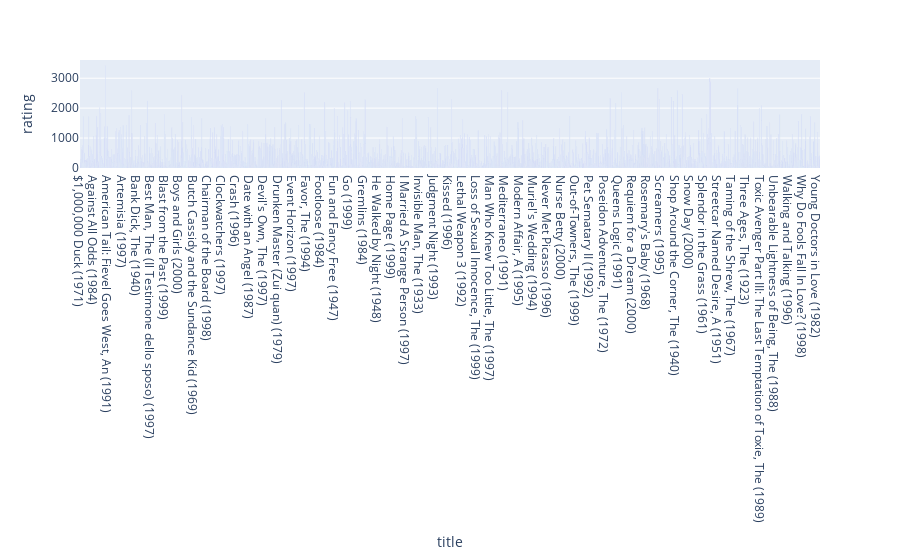

Notebook code for this chart:
### Code cell
# !pip install jupyter-dash
# !pip install "jupyterlab>=3" "ipywidgets>=7.6"

import plotly.express as px
rating_title= rating_title.reset_index()
fig = px.bar(rating_title, x = 'title', y="rating")
fig.show()

### Figure 1 — Plotly figure (JSON) as saved in the notebook; plotly's stock layout.template omitted (floating-point values rounded to 4 significant figures; data arrays with more than 128 entries replaced by an {"elided": "..."} marker saying what was removed)
{"data": [{"alignmentgroup": "True", "hovertemplate": "title=%{x}<br>rating=%{y}<extra></extra>", "legendgroup": "", "marker": {"color": "#636efa", "pattern": {"shape": ""}}, "name": "", "offsetgroup": "", "orientation": "v", "showlegend": false, "textposition": "auto", "type": "bar", "x": {"elided": "3706 str values"}, "xaxis": "x", "y": {"elided": "3706 int values"}, "yaxis": "y"}], "layout": {"barmode": "relative", "legend": {"tracegroupgap": 0}, "margin": {"t": 60}, "xaxis": {"anchor": "y", "domain": [0, 1], "title": {"text": "title"}}, "yaxis": {"anchor": "x", "domain": [0, 1], "title": {"text": "rating"}}}}
